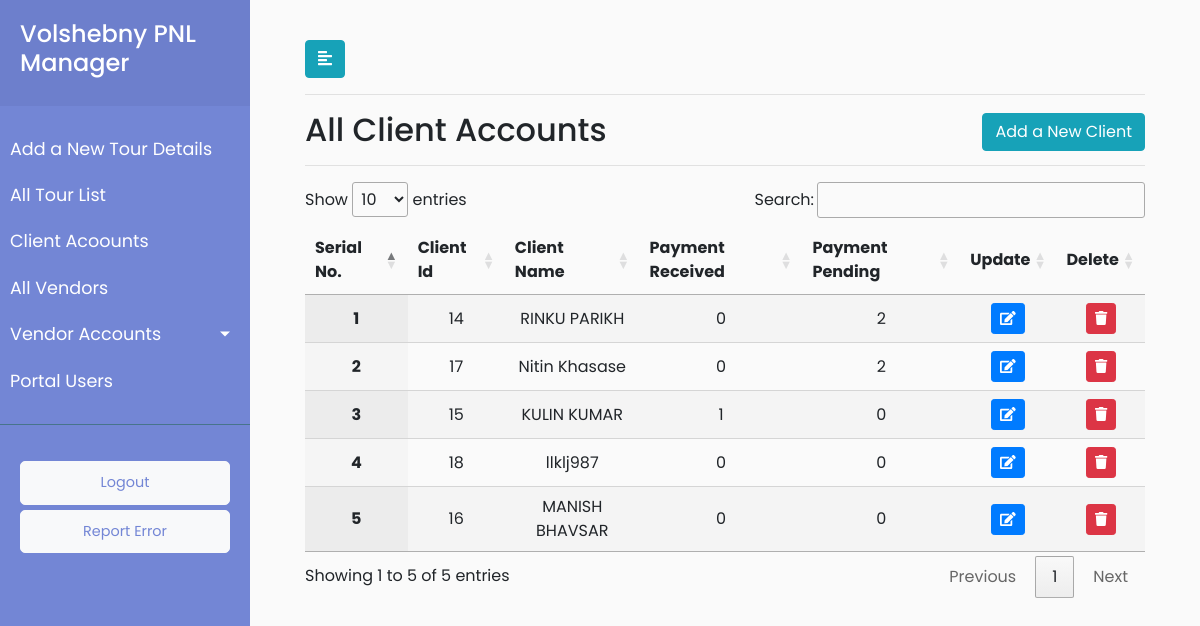
Page /clientlist/ (signed in) on the committed database.
### payment/models.py (models this page shows, shortened)
class Client(models.Model):
    client_name = models.CharField(max_length=920)
    client_address = models.CharField(max_length=920)
    client_email = models.CharField(max_length=920,default="")
    client_telephone = models.CharField(max_length=920,default="")

### payment/views.py (the view)
# urls.py: path('clientlist/', views.client_list, name='clientlist'),
@login_required(login_url='/user_login')
def client_list(request):
    clients = Client.objects.all()
    client_payment_status = ['Paid','Pending']
    x = list(set(list(Client.objects.values_list('pk','client_name'))))
    client_status_list = [functions.client_status_count(a,client_payment_status_one) for a in x for client_payment_status_one in client_payment_status ]
    final = [client_status_list[i * 2:(i + 1) * 2] for i in range((len(client_status_list) + 2 - 1) // 2 )]
    client_dict = dict(zip(x,final))
    clientlist = client_dict
    userrole = request.user.user_role
    return render(request,'payment/clientlist.html',{'clientlist':clientlist,'userrole':userrole })

### payment/functions.py (called while the page is built)
def client_status_count(a,client_payment_status):
    count = Groupdescription.objects.filter(groupdescription_client_id=a[0],groupdescription_payment_status=client_payment_status).all().count()
    return count

### payment/templates/payment/clientlist.html (shortened to what this page needs)
{% extends 'payment/base.html' %}
{% load static %}
{% block headscript %}
<link rel="stylesheet" href="//cdn.datatables.net/1.10.19/css/jquery.dataTables.min.css">
{% endblock headscript %}
{% block content %}
<div id="content">
    <div class="container-fluid">
        <button type="button" id="sidebarCollapse" class="btn btn-info">
            <i class="fas fa-align-left"></i>
        </button>
      <hr>
                <h2>All Client Accounts<span style="float: right"><button class="create_new_client btn btn-info">Add a New Client</button></span></h2>
        <hr>
        <div>
            <table id="test_table" class="display" style="width:100%; text-align:center">
                <thead>
                    <tr>
                        <th>Serial No.</th>
                        <th>Client Id</th>
                        <th>Client Name</th>
                        <th>Payment Received</th>
                        <th>Payment Pending</th>
                        <th>Update</th>
                        <th>Delete</th>
                    </tr>
                </thead>
                <tbody>
                    {% for key,value in clientlist.items %}
                    <tr>
                       <th class="text-center" scope="row">{{ forloop.counter }}</th>
                        <td class="text-center">{{ key.0 }}</td>
                        <td class="text-center">{{ key.1 }}</td>
                        <td class="text-center"><a href="{% url 'payment:client_payment_list' payment_status='Paid' client_id=key.0  %}"> {{value.0}} </a></td>
                       <td class="text-center"><a href="{% url 'payment:client_payment_list' payment_status='Pending' client_id=key.0  %}">{{value.1}}</a></td>
                        <td>
							<button type="button" class="update-book btn btn-sm btn-primary" data-id="{% url 'payment:client_update' pk=key.0  %}">
								<span class="fa fa-edit"></span>
							</button>
						</td>
						<td>
							<button type="button" class="delete-book btn btn-sm btn-danger" data-id="{% url 'payment:client_delete' pk=key.0  %}">
								<span class="fa fa-trash"></span>
							</button>
						</td>
                    {% endfor %}
                </tbody>
            </table>
        </div>
    </div>
</div>
{% endblock %}

### payment/static/payment/style.css (style rules this page uses)
body { font-family: 'Poppins', sans-serif; background: #fafafa; }
a, a:hover, a:focus { color: inherit; text-decoration: none; transition: all 0.3s; }
#content { width: calc(100% - 250px); padding: 40px; min-height: 100vh; transition: all 0.3s; position: absolute; top: 0; right: 0; }

### rows in the picture
Client: id "14", client_name "RINKU PARIKH", value "0", value "2"
Client: id "17", client_name "Nitin Khasase", value "0", value "2"
Client: id "15", client_name "KULIN KUMAR", value "1", value "0"
Client: id "18", client_name "llklj987", value "0"
Client: id "16", client_name "MANISH BHAVSAR", value "0"
